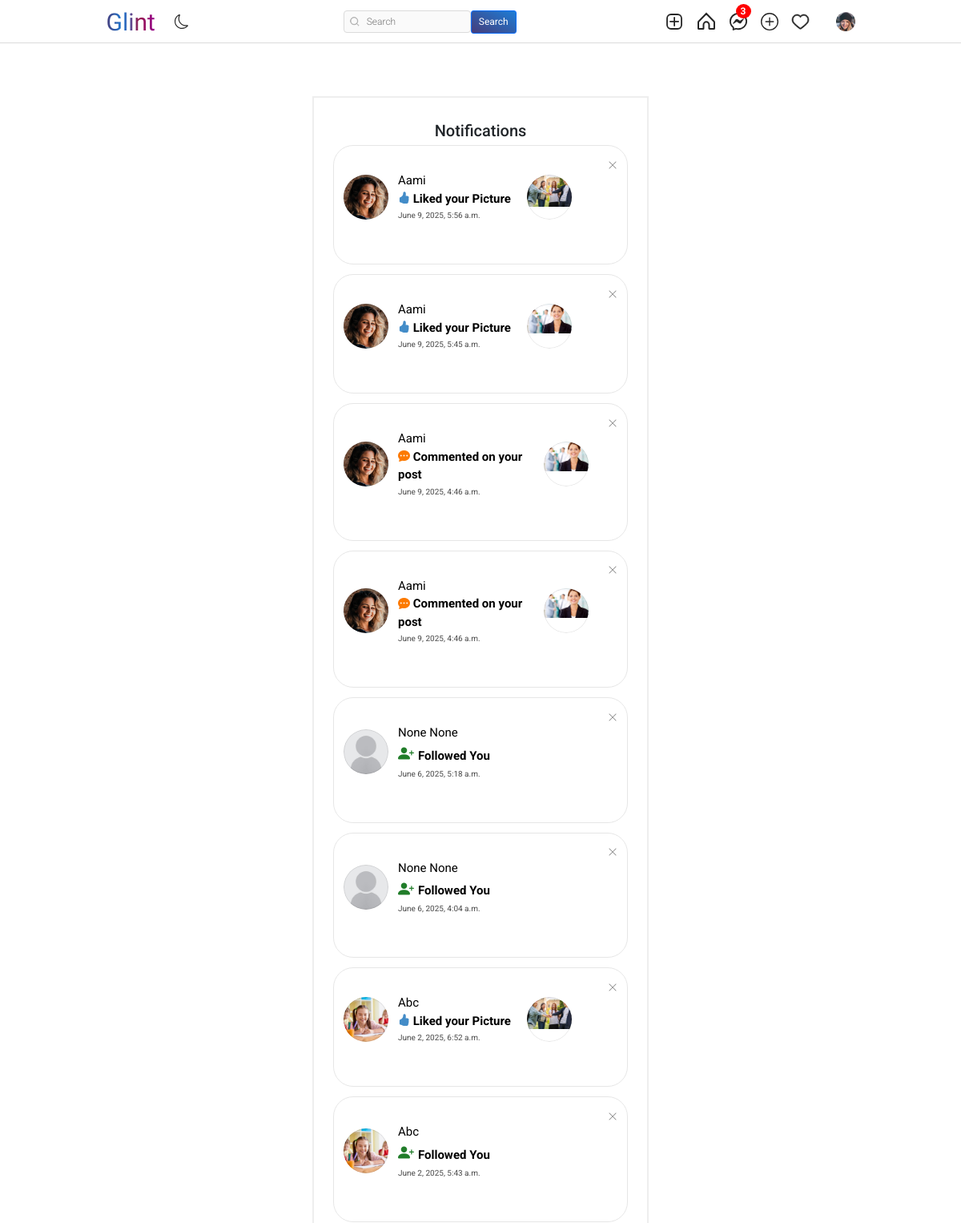
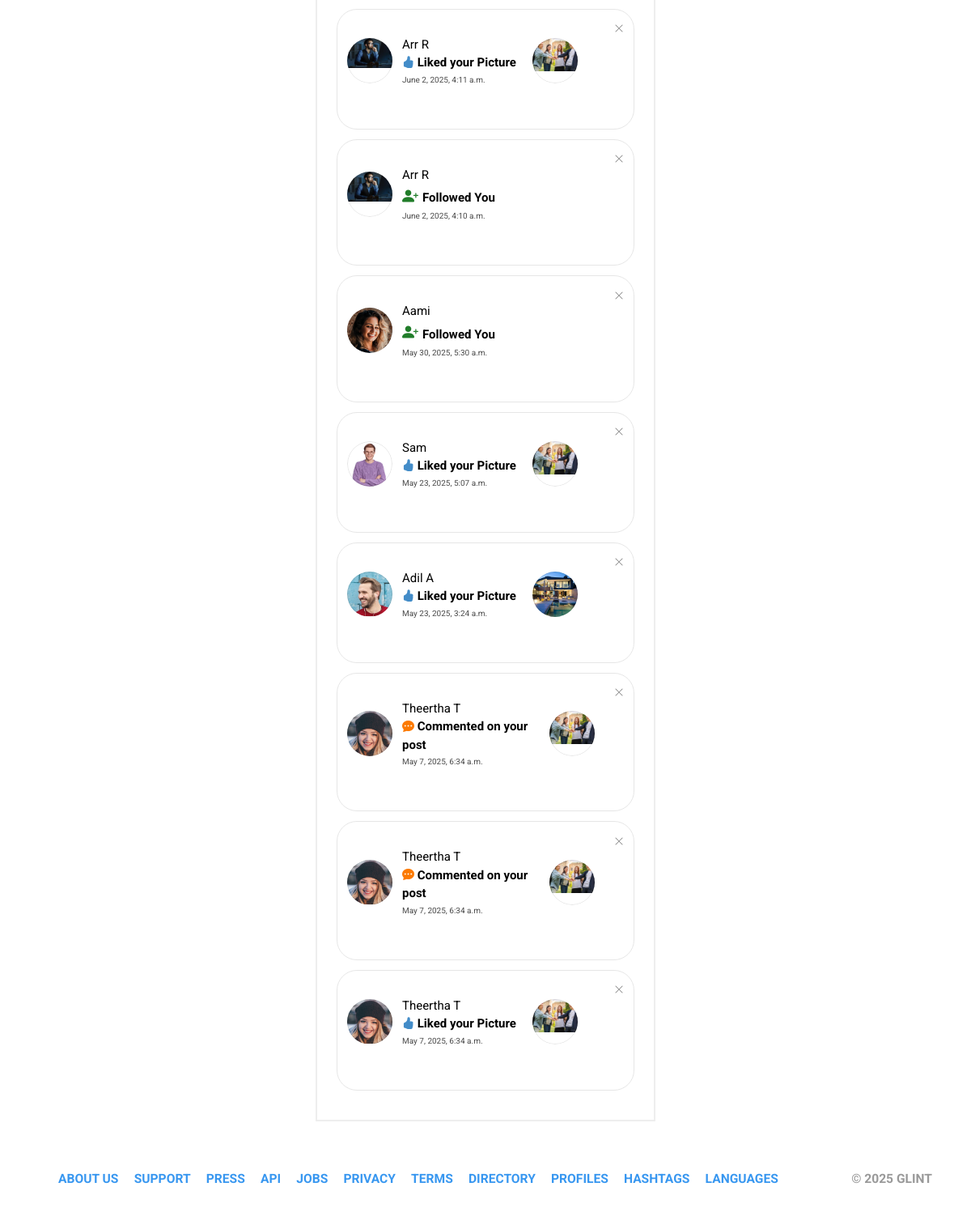
The app's page /notifications/ (signed in) with its own data (2 pictures, top to bottom).
### authy/models.py (models this page shows, shortened)
class Profile(models.Model):
    user = models.OneToOneField(User, related_name='profile', on_delete=models.CASCADE)
    image = models.ImageField(upload_to="profile_pciture", null=True, default="default.jpg")
    first_name = models.CharField(max_length=200, null=True, blank=True)
    last_name = models.CharField(max_length=200, null=True, blank=True)
    bio = models.CharField(max_length=200, null=True, blank=True)
    location = models.CharField(max_length=200, null=True, blank=True)
    url = models.URLField(max_length=200, null=True, blank=True)
    favourite = models.ManyToManyField(Post, blank=True)

### notification/models.py (models this page shows)
class Notification(models.Model):
    NOTIFICATION_TYPES = ((1, 'Like'), (2, 'Comment'), (3, 'Follow'))
    post = models.ForeignKey("app.Post", on_delete=models.CASCADE, related_name="notification_post", blank=True, null=True)
    sender = models.ForeignKey(User, on_delete=models.CASCADE, related_name="notification_from_user" )
    user = models.ForeignKey(User, on_delete=models.CASCADE, related_name="notification_to_user" )
    notification_types = models.IntegerField(choices=NOTIFICATION_TYPES)
    text_preview = models.CharField(max_length=100, blank=True)
    date = models.DateTimeField(auto_now_add=True)
    is_seen = models.BooleanField(default=False)

### app/models.py (models this page shows, shortened)
class Post(models.Model):
    id = models.UUIDField(primary_key=True, default=uuid.uuid4, editable=False)
    picture = models.ImageField(upload_to=user_directory_path, verbose_name="Picture", null=True)
    caption = models.CharField(max_length=10000, verbose_name="Caption")
    posted = models.DateField(auto_now_add=True)
    tags = models.ManyToManyField(Tag, related_name="tags")
    user = models.ForeignKey(User, on_delete=models.CASCADE)
    likes = models.IntegerField(default=0)

### notification/views.py (the view)
# urls.py: path('', ShowNotification, name='show-notification'),
def ShowNotification(request):
    user = request.user
    Notification.objects.filter(user=user, is_seen=False).update(is_seen=True)
    notifications = Notification.objects.filter(user=user).order_by('-date')
    template = loader.get_template('notifications/notification.html')
    context = {
        'notifications': notifications,
    }
    return HttpResponse(template.render(context, request))

### templates/notifications/notification.html (shortened to what this page needs)
{% extends 'base.html' %}
{% load static %}
{% load crispy_forms_tags %}
{% block content %}
<br><br>
<!DOCTYPE html>
<html lang="en">
<head>
</head>
<body>
  <div id="wrapper">
    <div class="container">
      <div class="form-data">
          <div class="notification-list">
          <div class="noti">
            <h3 style="padding-top: 5px; font-size: 20px;">Notifications</h3>
          </div>
            {% for notification in notifications %}
                {% if notification.notification_types == 1 %}
                    <div class="alert alert-white alert-dismissible fade show" role="alert" style="border: 1px rgba(219, 219, 219, 0.699) solid; border-radius: 25px;">
                        <div class="side-menu__user-profile">
                            <a href="{% url 'profile' user.username %}" class="side-menu__user-avatar">
                                {% if notification.sender.profile.image %}
                                    <img src="{{ notification.sender.profile.image.url }}" alt="User Picture">
                                {% else %}
                                    <img src="{% static 'assets1/default.jpg' %}" alt="User Picture">
                                {% endif %}
                            </a>
                            <div class="side-menu__user-idnfo" style="text-align: start;">
                                <a href="{% url 'profile' user.username %}" style="font-size: 15px; color: black; text-align: center;"><span class="name">{{ notification.sender.profile.first_name|title }} {{ notification.sender.profile.last_name|title }}</span></a> <br>
                                <a href="{% url 'profile' user.username %}" style="font-size: 15px; color: black; text-align: center;"><b class="comment"><i class="bi bi-hand-thumbs-up-fill" style="color: rgb(67, 140, 200);"></i> Liked your Picture</b></a> <br>
                                <a href="{% url 'profile' user.username %}" style="font-size: 10px; color: rgb(75, 75, 75); ">{{ notification.date }}</a>
                            </div>
                            <a href="{% url 'profile' user.username %}" class="side-menu__user-avatar" style="margin-left: 20px;">
                                <img src="{{ notification.post.picture.url }}" alt="User Picture">
                            </a>
                        </div>
                        <form method="POST" action="{% url 'delete-notification' notification.id %}" style="display: inline;">
                          <button type="submit" class="btn-close" aria-label="Close" style="border: none; background: none;"><i class="bi bi-x-lg"></i></button>
                      </form>
                      </div>
                {% endif %}
                {% if notification.notification_types == 3 %}
                    <div class="alert alert-white alert-dismissible fade show" role="alert" style="border: 1px rgba(219, 219, 219, 0.699) solid; border-radius: 25px;">
                        <div class="side-menu__user-profile">
                            <a href="{% url 'profile' user.username %}" class="side-menu__user-avatar">
                                {% if notification.sender.profile.image %}
                                    <img src="{{ notification.sender.profile.image.url }}" alt="User Picture">
                                {% else %}
                                    <img src="{% static 'assets1/default.jpg' %}" alt="User Picture">
                                {% endif %}
                            </a>
                            <div class="side-menu__user-idnfo" style="text-align: start;">
                                <a href="{% url 'profile' user.username %}" style="font-size: 15px; color: black; text-align: center;"><span class="name">{{ notification.sender.profile.first_name|title }} {{ notification.sender.profile.last_name|title }}</span></a> <br>
                                <a href="{% url 'profile' user.username %}" style="font-size: 15px; color: black; text-align: center;"><b class="comment"><i class="bi bi-person-plus-fill" style="font-size: 20px;color: rgb(33, 125, 42);"> </i>Followed You</b></a> <br>
                                <a href="{% url 'profile' user.username %}" style="font-size: 10px; color: rgb(75, 75, 75); ">{{ notification.date }}</a>
                            </div>
                        </div>
                        <form method="POST" action="{% url 'delete-notification' notification.id %}" style="display: inline;">
                          <button type="submit" class="btn-close" aria-label="Close" style="border: none; background: none;"><i class="bi bi-x-lg"></i></button>
                      </form>
                      </div>
                {% endif %}
                {% if notification.notification_types == 2 %}
                <div class="alert alert-white alert-dismissible fade show" role="alert" style="border: 1px rgba(219, 219, 219, 0.699) solid; border-radius: 25px;">
                  <div class="side-menu__user-profile">
                    <a href="{% url 'profile' user.username %}" class="side-menu__user-avatar">
                      {% if notification.sender.profile.image %}
                          <img src="{{ notification.sender.profile.image.url }}" alt="User Picture">
                      {% else %}
                          <img src="{% static 'assets1/default.jpg' %}" alt="User Picture">
                      {% endif %}
                    </a>
                      <div class="side-menu__user-idnfo" style="text-align: start;">
                        {% if user.profile.first_name %}
                        <a href="{% url 'profile' user.username %}" style="font-size: 15px; color: black; text-align: center;"><span class="name">{{ notification.sender.profile.first_name|title }} {{ notification.sender.profile.last_name|title }}</span></a>
                        {% else %}
                        <a href="{% url 'profile' user %}">{{user.username}}</a>
                        {% endif %} <br>
                        <a href="{% url 'profile' user.username %}" style="font-size: 15px; color: black; text-align: center;"><b class="comment"><i class="bi bi-chat-dots-fill" style="color: rgb(252, 122, 1);"></i> Commented on your post</b></a> <br>
                        <a href="{% url 'profile' user.username %}" style="font-size: 10px; color: rgb(75, 75, 75); ">{{ notification.date }}</a>
                      </div>
                      <a href="{% url 'profile' user.username %}" class="side-menu__user-avatar" style="margin-left: 20px;">
                        <img src="{{ notification.post.picture.url }}" alt="User Picture">
                      </a>
                  </div>
                  <form method="POST" action="{% url 'delete-notification' notification.id %}" style="display: inline;">
                    <button type="submit" class="btn-close" aria-label="Close" style="border: none; background: none;"><i class="bi bi-x-lg"></i></button>
                </form>
              </div>
                {% endif %}
            {% endfor %}
            </div>
      </div>
    </div>
    <footer>
      <div class="container">
        <nav class="footer-nav">
          <ul>
            <li>
              <a href="#">About us</a>
            </li>
            <li>
              <a href="#">Support</a>
            </li>
            <li>
              <a href="#">Press</a>
            </li>
            <li>
              <a href="#">Api</a>
            </li>
            <li>
              <a href="#">Jobs</a>
            </li>
            <li>
              <a href="#">Privacy</a>
            </li>
            <li>
              <a href="#">Terms</a>
            </li>
            <li>
              <a href="#">Directory</a>
            </li>
            <li>
              <a href="#">Profiles</a>
            </li>
            <li>
              <a href="#">Hashtags</a>
            </li>
            <li>
              <a href="#">Languages</a>
            </li>
          </ul>
        </nav>
        <div class="copyright-notice">
          &copy 2025 Glint
        </div>
      </div>
    </footer>
  </div>
</body>
</html>
{% endblock content %}

### templates/base.html (shortened to what this page needs)
{% load static %}
<!DOCTYPE html>
<html lang="en">
<head>
    <link rel="stylesheet" href="https://cdn.jsdelivr.net/npm/bootstrap-icons@1.8.1/font/bootstrap-icons.css">
    <link href="https://cdn.jsdelivr.net/npm/bootstrap@5.1.3/dist/css/bootstrap.min.css" rel="stylesheet">
    <link rel="stylesheet" type="text/css" href="{% static 'assets1/style.css' %}">
    {% block extra_css %}
    <link rel="stylesheet" type="text/css" href="{% static 'assets1/style3.css' %}">
    {% endblock %}
</head>
<body>
    <header class="header">
        <nav class="header__content">
            <div class="header__buttons">
                    <div class="logos">
                        <p class="zen-dots-regular">Glint</p>
                    </div>
                <button class="header__theme-button" title="Toggle Theme">
                </button>
            </div>
            <form action="{% url 'search-users' %}" method="GET">
                <div class="header__search">
                    <input type="text" placeholder="Search" name="q" value="{{ request.GET.q }}">
                    <button class="btn btn-primary" type="submit">Search</button>
                </div>
            </form>
            <div class="header__buttons header__buttons--desktop">
                <a href="{% url 'newpost' %}">
                </a>
                <a href="{% url 'index' %}">
                </a>
                <a href="{% url 'message' %}" class="icon-wrapper" >
                    {% if directs_count %}
                    <span class="badge1">{{ directs_count }}</span>
                    {% endif %}
                </a>
                <a href="{% url 'newstory' %}">
                </a>
                <a href="{% url 'show-notification' %}" class="icon-wrapper">
                </a>
                <a href="">
                    <button class="profile-button">
                        <a href="{% url 'profile' request.user %}">
                            <div class="profile-button__picture">
                                <img src="{{request.user.profile.image.url}}" alt="User Picture">
                            </div>
                        </a>
                    </button>
                </a>
            </div>
        </nav>
    </header>
    {% block content %}
    {% endblock content %}
</body>
</html>

### records on screen
Notification: sender.profile.image (picture), sender.profile.first_name "Aami", date "June 9, 2025, 5:56 a.m.", post.picture (picture)
Notification: sender.profile.image (picture), sender.profile.first_name "Aami", date "June 9, 2025, 5:45 a.m.", post.picture (picture)
Notification: sender.profile.image (picture), sender.profile.first_name "Aami", date "June 9, 2025, 4:46 a.m.", post.picture (picture)
Notification: sender.profile.image (picture), sender.profile.first_name "Aami", date "June 9, 2025, 4:46 a.m.", post.picture (picture)
Notification: sender.profile.image (placeholder picture), sender.profile.first_name "None", sender.profile.last_name "None", date "June 6, 2025, 5:18 a.m."
Notification: sender.profile.image (placeholder picture), sender.profile.first_name "None", sender.profile.last_name "None", date "June 6, 2025, 4:04 a.m."
Notification: sender.profile.image (picture), sender.profile.first_name "Abc", date "June 2, 2025, 6:52 a.m.", post.picture (picture)
Notification: sender.profile.image (picture), sender.profile.first_name "Abc", date "June 2, 2025, 5:43 a.m."
Notification: sender.profile.image (picture), sender.profile.first_name "Arr", sender.profile.last_name "R", date "June 2, 2025, 4:11 a.m.", post.picture (picture)
Notification: sender.profile.image (picture), sender.profile.first_name "Arr", sender.profile.last_name "R", date "June 2, 2025, 4:10 a.m."
Notification: sender.profile.image (picture), sender.profile.first_name "Aami", date "May 30, 2025, 5:30 a.m."
Notification: sender.profile.image (picture), sender.profile.first_name "Sam", date "May 23, 2025, 5:07 a.m.", post.picture (picture)
Notification: sender.profile.image (picture), sender.profile.first_name "Adil", sender.profile.last_name "A", date "May 23, 2025, 3:24 a.m.", post.picture (picture)
Notification: sender.profile.image (picture), sender.profile.first_name "Theertha", sender.profile.last_name "T", date "May 7, 2025, 6:34 a.m.", post.picture (picture)
Notification: sender.profile.image (picture), sender.profile.first_name "Theertha", sender.profile.last_name "T", date "May 7, 2025, 6:34 a.m.", post.picture (picture)
Notification: sender.profile.image (picture), sender.profile.first_name "Theertha", sender.profile.last_name "T", date "May 7, 2025, 6:34 a.m.", post.picture (picture)

### other values on screen
{{ directs_count }} "3"
